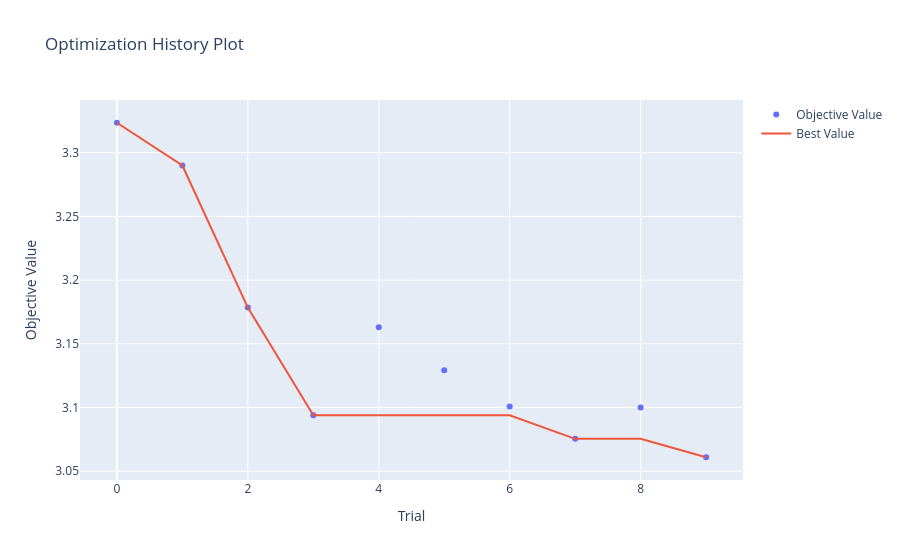

Here is the notebook cell this chart was saved with:
### Code cell
fig_history.show()

### Figure 1 — Plotly figure (JSON) as saved in the notebook; plotly's stock layout.template omitted (floating-point values rounded to 4 significant figures)
{"data": [{"mode": "markers", "name": "Objective Value", "type": "scatter", "x": [0, 1, 2, 3, 4, 5, 6, 7, 8, 9], "y": [3.324, 3.29, 3.178, 3.094, 3.163, 3.129, 3.101, 3.075, 3.1, 3.061]}, {"mode": "lines", "name": "Best Value", "type": "scatter", "x": [0, 1, 2, 3, 4, 5, 6, 7, 8, 9], "y": [3.324, 3.29, 3.178, 3.094, 3.094, 3.094, 3.094, 3.075, 3.075, 3.061]}, {"marker": {"color": "#cccccc"}, "mode": "markers", "name": "Infeasible Trial", "showlegend": false, "type": "scatter", "x": [], "y": []}], "layout": {"title": {"text": "Optimization History Plot"}, "xaxis": {"title": {"text": "Trial"}}, "yaxis": {"title": {"text": "Objective Value"}}}}
